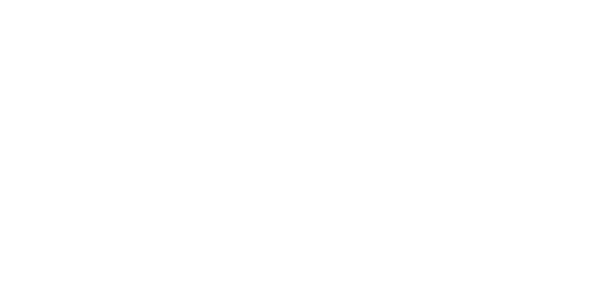
Frame 1 (no input)
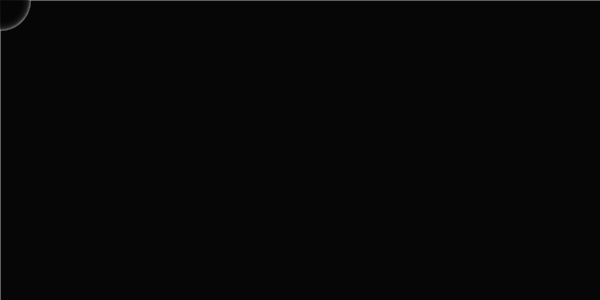
Frame 60 (the mouse pressed at the canvas centre just before this capture)
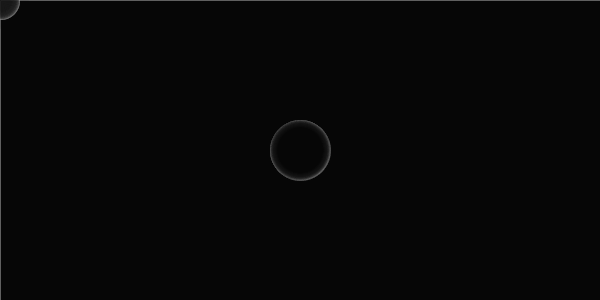
Frame 120 (the mouse held since frame 60 and released just before this capture)

The Processing sketch that drew these frames (run headless with seeded random() and noise(); from frame 60 on, the mouse is pressed at the canvas centre):

// Processing sketch: processing_105544
// ── processing_105544.pde

int[] xpos;
int[] ypos;
int maxPos;


void setup(){
  size(600,300);
  smooth();
   stroke(255,10);
  maxPos=100;
   xpos= new int[maxPos];
  ypos= new int[maxPos];
}

void draw(){
  
  updateAll();
  showAll();
  rect(0,0,width,height);
  fill(0,20);
}

void updateAll(){
  for(int i=maxPos-2;i>=0;i--){
    xpos[i+1]=xpos[i];
    ypos[i+1]=ypos[i];
  }
  xpos[0]=mouseX;
  ypos[0]=mouseY;
}

void showAll(){

  for(int i=maxPos-1;i>=0;i--){
  
 
 ellipse(xpos[i],ypos[i],60-i,60-i);
  }
}
